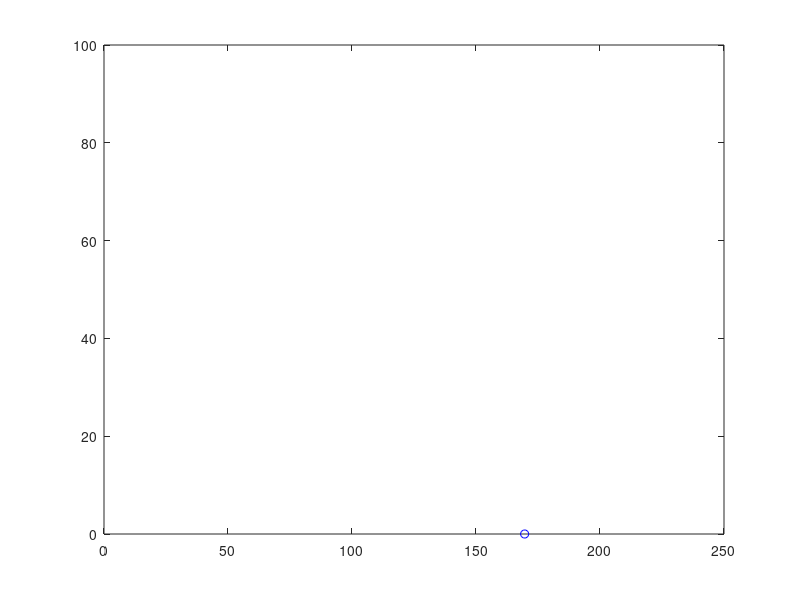

This chart was generated by the following MATLAB code:
%David and class
%2/3/2020
% Simulating/animating the motion of a ball

frames = 60;
gravity = 9.8; % meters per second squared
v0 = 43.81; % meters per second

endTime = (2*v0)/gravity;

time = linspace(0, endTime, frames);
height = v0.*time - (gravity.*(time.*time))./2

deltaT = time(2) - time(1);

%Sanity check
%plot(height);

%Animate
for h = height
   plot(0,h,'bo');
   axis( [-1 1 0 100 ] );
   pause( deltaT );
end


%%

%Ball simulation with horizontal movement

v0 = 43.81; % meters per second
angle = 60; % degrees

vx = cosd(angle)*v0;
vy = sind(angle)*v0;

frames = 60;
gravity = 9.8; % meters per second squared

endTime = (2*vy)/gravity;

time = linspace(0, endTime, frames);
height = vy.*time - (gravity.*(time.*time))./2
distance = vx.*time;

deltaT = time(2) - time(1);

horzDistance = max(distance)

%Animate
for i = 1:length(time)
   plot(distance(i),height(i),'bo');
   axis( [0 250 0 100 ] );
   pause( deltaT );
end





